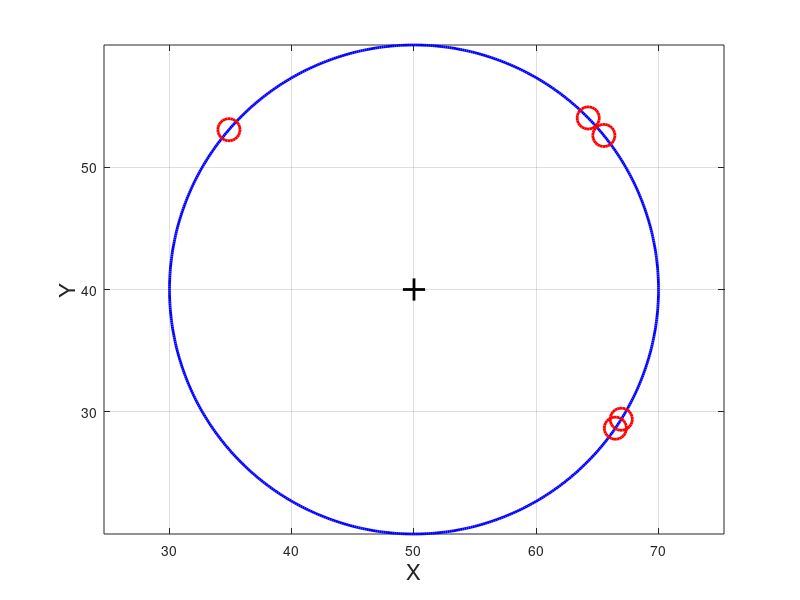

MATLAB code to generate this figure:
% Plot a circle.
angles = linspace(0, 2*pi, 720); % 720 is the total number of points
radius = 20;
xCenter = 50;
yCenter = 40;
x = radius * cos(angles) + xCenter; 
y = radius * sin(angles) + yCenter;
% Plot circle.
plot(x, y, 'b-', 'LineWidth', 2);
% Plot center.
hold on;
plot(xCenter, yCenter, 'k+', 'LineWidth', 2, 'MarkerSize', 16);
grid on;
axis equal;
xlabel('X', 'FontSize', 16);
ylabel('Y', 'FontSize', 16);
% Now get random locations along the circle.
s1 = 5; % Number of random points to get.
randomIndexes = randperm(length(angles), s1)
xRandom = x(randomIndexes);
yRandom = y(randomIndexes);
plot(xRandom, yRandom, 'ro', 'LineWidth', 2, 'MarkerSize', 16);